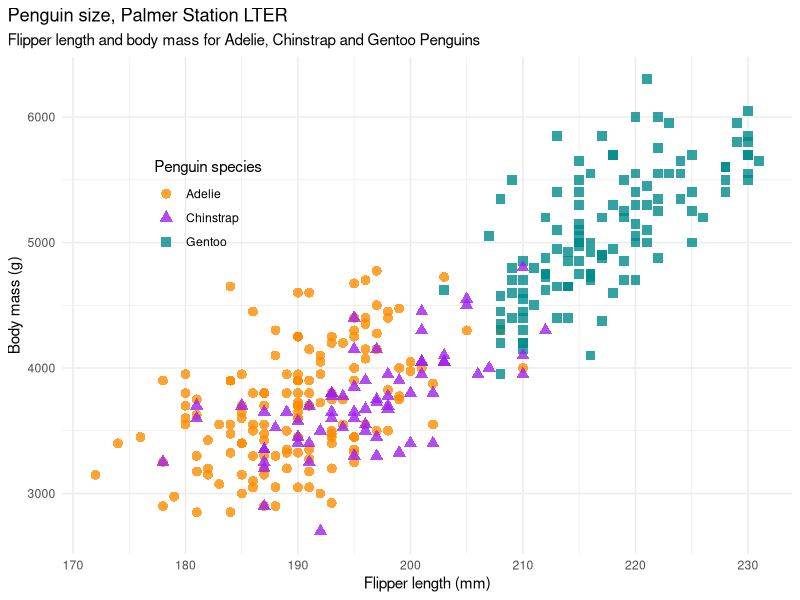
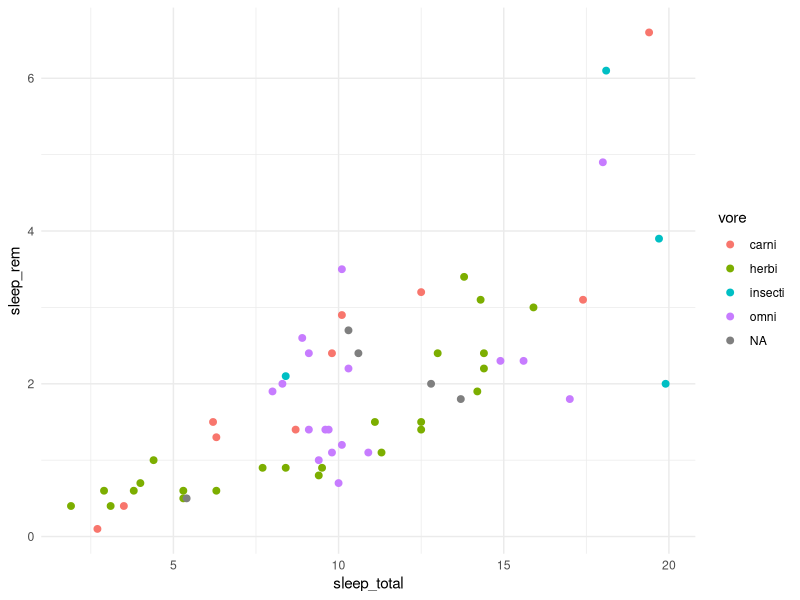
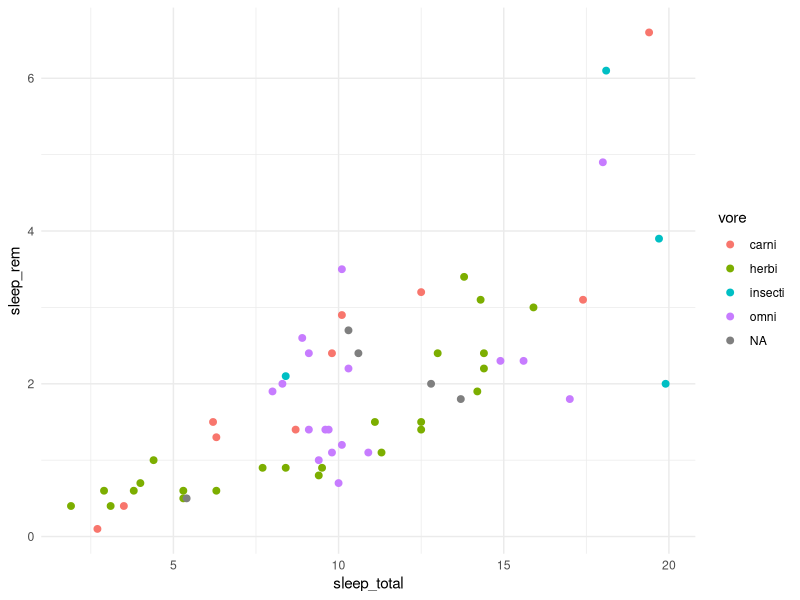

These figures' R source, in order:
## ---- chunk 1

78 * 87
## ---- chunk 2

library(palmerpenguins)
library(ggplot2)
ggplot2::theme_set(ggplot2::theme_minimal())

mass_flipper <- ggplot(data = penguins, 
                       aes(x = flipper_length_mm,
                           y = body_mass_g)) +
  geom_point(aes(color = species, 
                 shape = species),
             size = 3,
             alpha = 0.8) +
  scale_color_manual(values = c("darkorange","purple","cyan4")) +
  labs(title = "Penguin size, Palmer Station LTER",
       subtitle = "Flipper length and body mass for Adelie, Chinstrap and Gentoo Penguins",
       x = "Flipper length (mm)",
       y = "Body mass (g)",
       color = "Penguin species",
       shape = "Penguin species") +
  theme(legend.position = c(0.2, 0.7),
        plot.title.position = "plot",
        plot.caption = element_text(hjust = 0, face= "italic"),
        plot.caption.position = "plot")

print(mass_flipper)
#> Warning: Removed 2 rows containing missing values (geom_point).
## ---- chunk 3
# First load the package
library(tidyverse)

# Now create the figure
ggplot(data = msleep, aes(x = sleep_total, y = sleep_rem, colour = vore)) +
  geom_point(size = 2)

## ---- chunk 4
# First load the package
library(tidyverse)

# Now create the figure
ggplot(data = msleep, aes(x = sleep_total, y = sleep_rem, colour = vore)) +
  geom_point(size = 2)

## ---- chunk 5
a <- 1 
a
## ---- chunk 6
b <- "I love stats"
b
## ---- chunk 7
c <- c(2,3,4,5)
c
## ---- chunk 8

# object_name <- object_content
my_obj <- "I am hungry"
## ---- chunk 9
my_obj
## ---- chunk 10
a <- 10
b <- 3
## ---- chunk 11

a + b
a - b
a * b

## ---- chunk 12
a <- 10
b <- 3

## ---- chunk 13
a == b
a != b
a <= b
## ---- chunk 14
a <- 9
b <- 3

## ---- chunk 15

(a > b) & (a > b)
(a < b) | (a > b)

## ---- chunk 16

1:9

9 %in% c(1, 2, 4, 6)

"moose" %in% c("moose", "elk", "deer")

## ---- chunk 17
a <- 5
b <- 10
c <- 7
## ---- chunk 18
(a + b + c)/3
## ---- chunk 19
mean(c(a, b, c))
## ---- chunk 20
mean(x = c(2, 4, 5, 6, 7, NA))

## ---- chunk 21
mean(x = c(2, 4, 5, 6, 7, NA))
## ---- chunk 22
mean(x = c(2, 4, 5, 6, 7, NA), 
     na.rm = TRUE)
## ---- chunk 23

standard_error <- function(data){
  n <- length(data)
  sd <- sd(data)
  se <- sd/sqrt(n)
  
  return(se)
}

se_my_data <- standard_error(c(2, 5, 8, 7, 9, 8, 9, 1, 5, 4))
se_my_data
## ---- chunk 24
a <- "hi"
b <- "56.4"
## ---- chunk 25
class(b)
## ---- chunk 26
as.numeric(b)
## ---- chunk 27

a <- c("a", "b", "c")
a

## ---- chunk 28

d <- tibble(letters = c("a", "b", "c"),
            numbers = c(1, 3, 4),
            treat = c("control", "control", "control"))
d

## ---- chunk 29

df <- tibble(Name = c("Jon", "Bill", "Maria", "Ben", "Tina"),
             Age = c(23, 41, 32, 58, 26))
df
## ---- chunk 30
iris %>% head(3)
## ---- chunk 31
library(palmerpenguins)
penguins
## ---- chunk 32
head(iris)
## ---- chunk 33
dim(iris)
## ---- chunk 34
colnames(iris)
## ---- chunk 35
iris[1, ]
## ---- chunk 36
iris[c(1, 5), ]
## ---- chunk 37
iris[2, 3]
## ---- chunk 38

iris_sub <- slice_sample(iris, n = 15)

head(iris_sub)

iris_sub <- slice_sample(iris, n = 15, by = "Species")

head(iris_sub)
## ---- chunk 39

iris_p_length <- pull(iris, "Petal.Length")

mean(iris_p_length)
sd(iris_p_length)
cor(iris[, 1:4])
